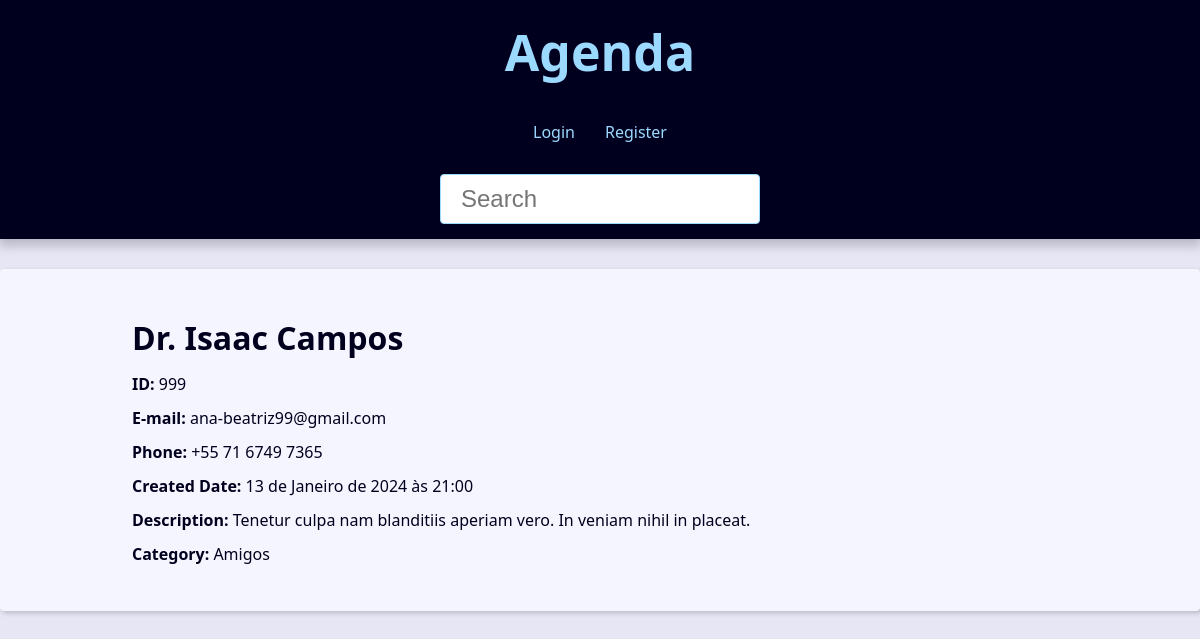
/contact/999/, run on the app's committed database.
### contact/models.py (models this page shows, shortened)
class Contact(models.Model):
    first_name = models.CharField(max_length=50)
    last_name = models.CharField(max_length=50, blank=True)
    phone = models.CharField(max_length=12)  # Limite para números de telefone
    email = models.EmailField(max_length=254, blank=True)
    created_date = models.DateTimeField(auto_now_add=True)
    description = models.TextField(blank=True)
    show = models.BooleanField(default=True)
    picture = models.ImageField(blank=True, upload_to='pictures/%Y/%m/')
    category = models.ForeignKey(Category, on_delete=models.SET_NULL, blank=True, null=True)
    owner = models.ForeignKey(User, on_delete=models.SET_NULL, blank=True, null=True)

class Category(models.Model):
    name = models.CharField(max_length=50)

### contact/views/contact_views.py (the view)
# urls.py: path('contact/<int:contact_id>/', views.contact, name='contact'),
def contact(request, contact_id):
    single_contact = get_object_or_404(Contact, pk=contact_id, show=True)
    site_title = f"{single_contact.first_name} {single_contact.last_name} - "
    if single_contact is None:
        raise Http404()
    context = {
        'contact': single_contact,
        'site_title': site_title
    }
    return render (
        request,
        'contact/contact.html',
        context
    )

### contact/templates/contact/contact.html (shortened to what this page needs)
{% extends "global/index.html" %}
{% block content %}
    <div class="single-contact">
        <h1 class="single-contact-name">
            {{ contact.first_name }} {{ contact.last_name }}
        </h1>
        <p><b>ID: </b>{{ contact.id }}</p>
        <p><b>E-mail: </b>{{ contact.email }}</p>
        <p><b>Phone: </b>{{ contact.phone }}</p>
        <p><b>Created Date: </b>{{ contact.created_date }}</p>
        <p><b>Description: </b>{{ contact.description }}</p>
        <p><b>Category: </b>{{ contact.category.name }}</p>
    </div>
{% endblock content %}

### base_static/global/css/style.css (style rules this page uses)
:root { --spacing: 1.5rem; --link-dark-color: rgb(0, 83, 134); --link-light-color: rgb(156, 217, 255); --clr-white: rgb(245, 245, 255); --clr-black: rgb(0, 0, 30); --clr-light-gray: rgb(230, 230, 245); --clr-dark-shadow-5: rgba(0, 0, 10, 5%); --clr-dark-shadow-10: rgba(0, 0, 10, 10%); --clr-dark-shadow-20: rgba(0, 0, 10, 20%); --clr-light-shadow-5: rgba(200, 200, 255, 5%); --clr-light-shadow-10: rgba(200, 200, 255, 10%); --clr-light-shadow-20: rgba(200, 200, 255, 20%); --main-page-width: 120rem; --table-min-width: 60rem; --biggest-font-size: 5rem; --bigger-font-size: 4rem; --big-font-size: 3.2rem; --medium-font-size: 2.4rem; --small-font-size: 1.6rem; --smaller-font-size: 1.4rem; --smallest-font-size: 1.2rem; --transition-fast: 300ms; --transition-medium: 600ms; --transition-slow: 1s; --default-border-radius: 4px; }
*, *::before, *::after { margin: 0; padding: 0; box-sizing: border-box; }
html { font-size: 62.5%; }
body { font-family: system-ui, -apple-system, BlinkMacSystemFont, 'Segoe UI', Roboto, Oxygen, Ubuntu, Cantarell, 'Open Sans', 'Helvetica Neue', sans-serif; line-height: 1.5; font-size: var(--small-font-size); color: var(--clr-black); -webkit-font-smoothing: antialiased; background: var(--clr-light-gray); }
@media (min-width: 600px) { .single-contact { max-width: 80%; margin: calc(var(--spacing) * 2) auto; } }
.single-contact h1 { margin: 1rem 0; }
.single-contact p { margin: 1rem 0; }

### data on the page
Contact: first_name "Dr.", last_name "Isaac Campos", id "999", email "ana-beatriz99@gmail.com", phone "+55 71 6749 7365", created_date "13 de Janeiro de 2024 às 21:00", description "Tenetur culpa nam blanditiis aperiam vero. In veniam nihil in placeat.", category.name "Amigos"
